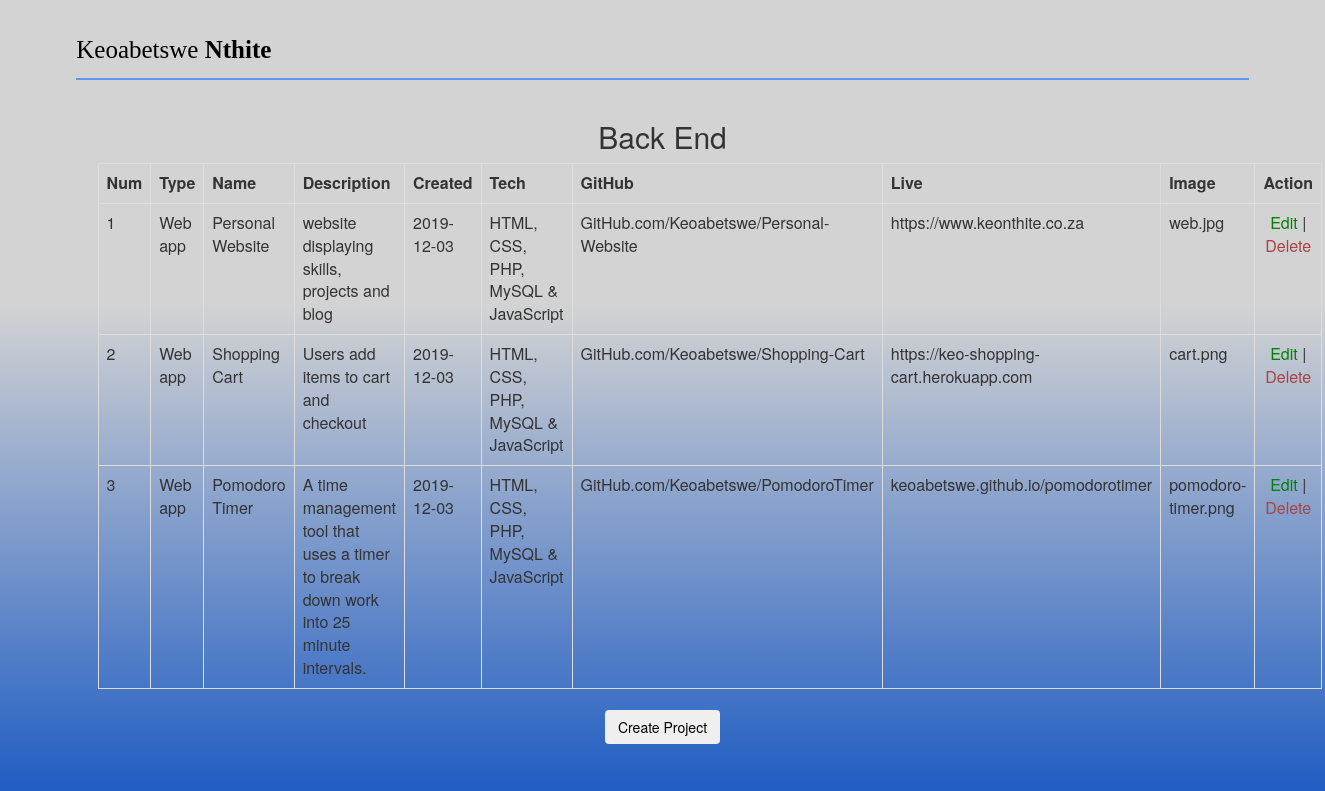
The page /back-end.php on the database its author committed.
### tables this page shows
CREATE TABLE IF NOT EXISTS `projects` (
  `project_id` int(11) NOT NULL AUTO_INCREMENT,
  `project_type` varchar(50) NOT NULL,
  `project_name` varchar(50) NOT NULL,
  `project_desc` varchar(500) NOT NULL,
  `project_date` date NOT NULL,
  `project_language` varchar(50) NOT NULL,
  `project_image` varchar(50) NOT NULL,
  `github_link` varchar(100) NOT NULL,
  `live_link` varchar(100) NOT NULL,
  PRIMARY KEY (`project_id`)
);

### back-end.php (the view, shortened to what this page needs)
<?php
$db_host="192.168.110.19";
$db_username="keontuzb_keo";
$db_password="Mm@mpeta1";
$db_name="keontuzb_website";
$db_connect = mysqli_connect($db_host, $db_username, $db_password, $db_name);
?>
<html>
 <head>
	<link rel='stylesheet prefetch' href='https://cdnjs.cloudflare.com/ajax/libs/twitter-bootstrap/3.3.7/css/bootstrap.min.css'>
	<link href="css/stylesheet.css" rel="stylesheet">
	<link rel="stylesheet" href="https://cdnjs.cloudflare.com/ajax/libs/font-awesome/4.7.0/css/font-awesome.min.css">
	<link rel="stylesheet" href="js/jquery-ui.css" />
</head>
<body>
	<div class="nav">
	    <p id="website-name">Keoabetswe <strong>Nthite</strong></p>
	</div>
	<div class="container">
			<h2 id="body-title">Back End</h2>
				<table class="table table-bordered table-hover">
					<tr>
						<th width="3%">Num</th>
						<th width="7%">Type</th>
						<th width="7%">Name</th>
						<th width="7%">Description</th>
						<th width="7%">Created</th>
						<th width="7">Tech</th>
						<th width="5%">GitHub</th>
						<th width="5%">Live</th>
						<th width="5%">Image</th>
						<th width="7%">Action</th>
					</tr>
					<?php
						$projects_query = "SELECT * FROM projects";
						$projects_result = mysqli_query($db_connect, $projects_query);
						if($projects_result->num_rows > 0)
						{
							while($row = $projects_result-> fetch_assoc())
							{?>
								<tr>
									<td><?php echo $row['project_id'] ?></td>
									<td><?php echo $row['project_type'] ?></td>
									<td><?php echo $row['project_name'] ?></td>
									<td><?php echo $row['project_desc'] ?></td>
									<td><?php echo $row['project_date'] ?></td>
									<td><?php echo $row['project_language'] ?></td>
									<td><?php echo $row['github_link'] ?></td>
									<td><?php echo $row['live_link'] ?></td>
									<td><?php echo $row['project_image'] ?></td>
									<td align="center">
										<a href="editProject.php?id=<?php echo $row['project_id']?>"><span style="color:green;">Edit</span></a> |
										<a href="back-end.php?id=<?php echo $row['project_id'] ?>&action=admin_delete"
										onclick="return confirm('Are you sure?')"><span class="text-danger">Delete</span></a>
									</td>
								</tr>
					<?php
							}
						}
					?>
			</table>
					<center><a href="createProject.php"><input type="submit" class="btn btn-form submit" name="project-form" value="Create Project"/></a></center>
	</div>
</body>
</html>

### css/stylesheet.css (style rules this page uses)
#website-name { font-size:25px; margin-top: 5px; color:black; float:left; font-family:"Times New Roman, Times, serif"; }
#body-title, #sub-body-title { text-align: center; }
.nav { border-bottom: 2px solid cornflowerblue; text-align: right; height: 70px; line-height: 70px; }
body { padding:10px; width:90%; margin: 0 auto; background: rgb(34,94,195); background: linear-gradient(0deg, rgba(34,94,195,1) 2%, rgba(211,211,211,1) 62%); background-repeat: no-repeat; background-position: center center; background-attachment: fixed; background-size: cover; }
.container { padding: 20px; }
input, select, textarea { border: solid 1px #D9BF8F; Margin-top:1px; color:black; }

### rows shown on the page
projects: project_id "1", project_type "Web app", project_name "Personal Website", project_desc "website displaying skills, projects and blog", project_date "2019-12-03", project_language "HTML, CSS, PHP, MySQL & JavaScript", github_link "GitHub.com/Keoabetswe/Personal-Website", live_link "https://www.keonthite.co.za", project_image "web.jpg"
projects: project_id "2", project_type "Web app", project_name "Shopping Cart", project_desc "Users add items to cart and checkout", project_date "2019-12-03", project_language "HTML, CSS, PHP, MySQL & JavaScript", github_link "GitHub.com/Keoabetswe/Shopping-Cart", live_link "https://keo-shopping-cart.herokuapp.com", project_image "cart.png"
projects: project_id "3", project_type "Web app", project_name "Pomodoro Timer", project_desc "A time management tool that uses a timer to break down work into 25 minute intervals.", project_date "2019-12-03", project_language "HTML, CSS, PHP, MySQL & JavaScript", github_link "GitHub.com/Keoabetswe/PomodoroTimer", live_link "keoabetswe.github.io/pomodorotimer", project_image "pomodoro-timer.png"
